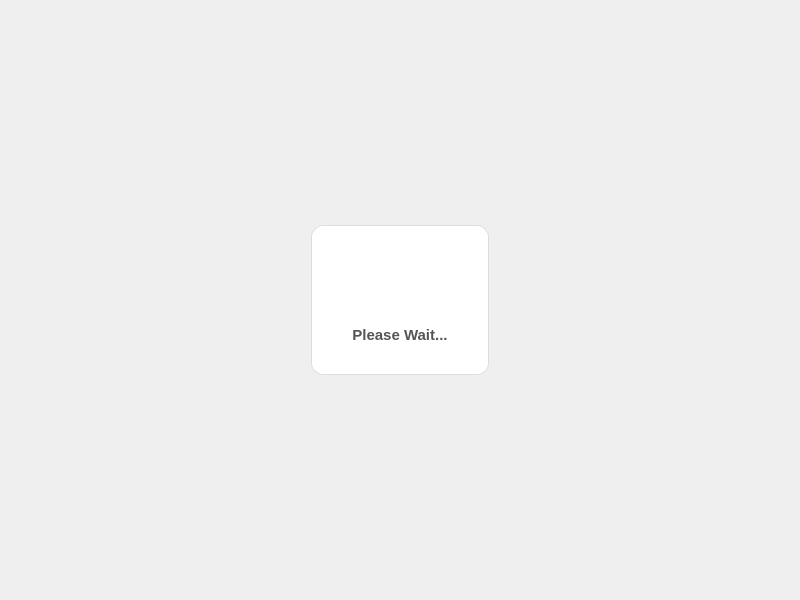
<?xml version="1.0" encoding="UTF-8"?>
<ui version="4.0">
 <class>LoadingOverlay</class>
 <widget class="QWidget" name="LoadingOverlay">
  <property name="geometry">
   <rect>
    <x>0</x>
    <y>0</y>
    <width>800</width>
    <height>600</height>
   </rect>
  </property>
  <layout class="QVBoxLayout" name="verticalLayout">
   <property name="alignment">
    <set>Qt::AlignCenter</set>
   </property>
   <item>
    <widget class="QFrame" name="cardFrame">
     <property name="styleSheet">
      <string notr="true">QFrame#cardFrame {
	background-color: #ffffff;
	border: 1px solid #dcdcdc;
	border-radius: 12px;
}</string>
     </property>
     <layout class="QVBoxLayout" name="verticalLayout_2">
      <property name="spacing">
       <number>20</number>
      </property>
      <property name="leftMargin">
       <number>40</number>
      </property>
      <property name="topMargin">
       <number>30</number>
      </property>
      <property name="rightMargin">
       <number>40</number>
      </property>
      <property name="bottomMargin">
       <number>30</number>
      </property>
      <item>
       <widget class="QWidget" name="spinnerWidget" native="true">
        <property name="minimumSize">
         <size>
          <width>50</width>
          <height>50</height>
         </size>
        </property>
       </widget>
      </item>
      <item>
       <widget class="QLabel" name="label">
        <property name="font">
         <font>
          <family>Segoe UI</family>
          <pointsize>11</pointsize>
          <bold>true</bold>
         </font>
        </property>
        <property name="styleSheet">
         <string notr="true">color: #555555;</string>
        </property>
        <property name="text">
         <string>Please Wait...</string>
        </property>
        <property name="alignment">
         <set>Qt::AlignCenter</set>
        </property>
       </widget>
      </item>
     </layout>
    </widget>
   </item>
  </layout>
 </widget>
 <resources/>
 <connections/>
</ui>
